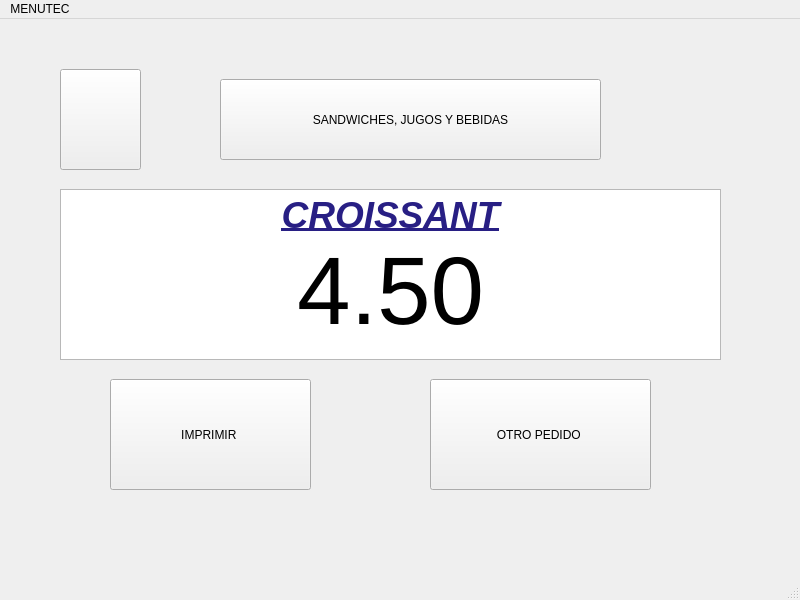
<?xml version="1.0" encoding="UTF-8"?>
<ui version="4.0">
 <class>panes6Window</class>
 <widget class="QMainWindow" name="panes6Window">
  <property name="geometry">
   <rect>
    <x>0</x>
    <y>0</y>
    <width>800</width>
    <height>600</height>
   </rect>
  </property>
  <property name="windowTitle">
   <string>MainWindow</string>
  </property>
  <widget class="QWidget" name="centralwidget">
   <widget class="QPushButton" name="btnImprimir56">
    <property name="geometry">
     <rect>
      <x>110</x>
      <y>360</y>
      <width>201</width>
      <height>111</height>
     </rect>
    </property>
    <property name="text">
     <string>IMPRIMIR </string>
    </property>
   </widget>
   <widget class="QPushButton" name="btnPedido56">
    <property name="geometry">
     <rect>
      <x>430</x>
      <y>360</y>
      <width>221</width>
      <height>111</height>
     </rect>
    </property>
    <property name="text">
     <string>OTRO PEDIDO </string>
    </property>
   </widget>
   <widget class="QTextEdit" name="textEdit_2">
    <property name="geometry">
     <rect>
      <x>60</x>
      <y>170</y>
      <width>661</width>
      <height>171</height>
     </rect>
    </property>
    <property name="html">
     <string>&lt;!DOCTYPE HTML PUBLIC &quot;-//W3C//DTD HTML 4.0//EN&quot; &quot;http://www.w3.org/TR/REC-html40/strict.dtd&quot;&gt;
&lt;html&gt;&lt;head&gt;&lt;meta name=&quot;qrichtext&quot; content=&quot;1&quot; /&gt;&lt;style type=&quot;text/css&quot;&gt;
p, li { white-space: pre-wrap; }
&lt;/style&gt;&lt;/head&gt;&lt;body style=&quot; font-family:'Ubuntu'; font-size:11pt; font-weight:400; font-style:normal;&quot;&gt;
&lt;p align=&quot;center&quot; style=&quot; margin-top:0px; margin-bottom:0px; margin-left:0px; margin-right:0px; -qt-block-indent:0; text-indent:0px;&quot;&gt;&lt;span style=&quot; font-size:28pt; font-weight:600; font-style:italic; text-decoration: underline; color:#281f84;&quot;&gt;CROISSANT&lt;/span&gt;&lt;/p&gt;
&lt;p align=&quot;center&quot; style=&quot; margin-top:0px; margin-bottom:0px; margin-left:0px; margin-right:0px; -qt-block-indent:0; text-indent:0px;&quot;&gt;&lt;span style=&quot; font-size:72pt;&quot;&gt;4.50&lt;/span&gt;&lt;/p&gt;&lt;/body&gt;&lt;/html&gt;</string>
    </property>
   </widget>
   <widget class="QPushButton" name="btnIzquierda56">
    <property name="geometry">
     <rect>
      <x>60</x>
      <y>50</y>
      <width>81</width>
      <height>101</height>
     </rect>
    </property>
    <property name="text">
     <string/>
    </property>
    <property name="icon">
     <iconset>
      <normaloff>flecha-hacia-la-izquierda-antes-de-icono-4330-128.png</normaloff>flecha-hacia-la-izquierda-antes-de-icono-4330-128.png</iconset>
    </property>
    <property name="iconSize">
     <size>
      <width>100</width>
      <height>100</height>
     </size>
    </property>
   </widget>
   <widget class="QPushButton" name="btnPanes6">
    <property name="geometry">
     <rect>
      <x>220</x>
      <y>60</y>
      <width>381</width>
      <height>81</height>
     </rect>
    </property>
    <property name="text">
     <string>SANDWICHES, JUGOS Y BEBIDAS</string>
    </property>
    <property name="icon">
     <iconset>
      <normaloff>UTEC.png</normaloff>UTEC.png</iconset>
    </property>
   </widget>
  </widget>
  <widget class="QMenuBar" name="menubar">
   <property name="geometry">
    <rect>
     <x>0</x>
     <y>0</y>
     <width>800</width>
     <height>25</height>
    </rect>
   </property>
   <widget class="QMenu" name="menuMENUTEC">
    <property name="title">
     <string>MENUTEC</string>
    </property>
   </widget>
   <addaction name="menuMENUTEC"/>
  </widget>
  <widget class="QStatusBar" name="statusbar"/>
 </widget>
 <resources/>
 <connections/>
</ui>
